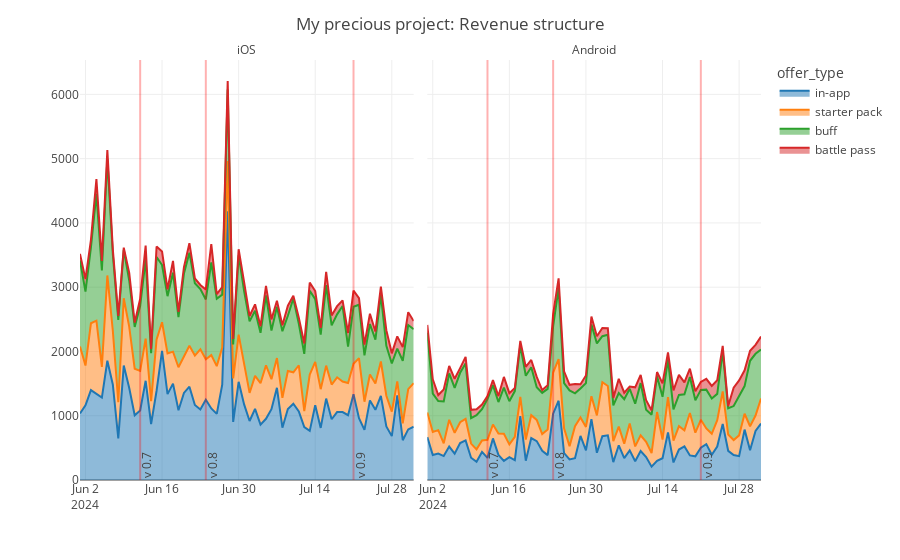

Write notebook code for a chart like this one.
### Code cell
fig = px.area(
    payments_sample_stat_platform, 
    x='pay_dt', y='offer_revenue', color='offer_type', facet_col='platform',
    # сортируем фасеты и категории в легенде
    category_orders={
        'platform': ['iOS', 'Android'],
        'offer_type': ['in-app', 'starter pack', 'buff', 'battle pass'],         
    },    
    # https://plotly.com/python/hover-text-and-formatting/
    hover_name='offer_type',
    hover_data={
        # https://github.com/d3/d3-3.x-api-reference/blob/master/Formatting.md
        'offer_type': False,
        'offer_revenue': ':.0f',
        'total_revenue': ':.0f',
        'revenue_share': ':.1%'
    }
)

# приводим заголовки фасет в приличный вид
fig.for_each_annotation(lambda a: a.update(text=a.text.split("=")[1]))     

# если надо, чтобы для каждой фасеты была своя ось y
# fig.update_yaxes(matches=None)

# убираем названия оси OX для всех фасет
for axis in fig.layout:
    if type(fig.layout[axis]) == go.layout.XAxis:
        fig.layout[axis].title.text = ''    

# вертикальные линии и подписи
for i in versions_dict.keys():
    fig.add_vline(i, line_width=2, line_color='red', opacity=0.3)
    fig.add_annotation(x=i, xref='x', y=0, yanchor='bottom', text=versions_dict[i], showarrow=False, textangle=-90, xshift=6)
    fig.add_annotation(x=i, xref='x2', y=0, yanchor='bottom', text=versions_dict[i], showarrow=False, textangle=-90, xshift=6)
        
fig.update_layout(
    title=f'My precious project: Revenue structure',
    yaxis=dict(title=''),
    height=500
)

### Figure 1 — Plotly figure (JSON) as saved in the notebook; plotly's stock layout.template omitted (floating-point values rounded to 4 significant figures; data arrays with more than 128 entries replaced by an {"elided": "..."} marker saying what was removed)
{"data": [{"customdata": {"elided": "62x3 mixed values"}, "hovertemplate": "<b>%{hovertext}</b><br><br>platform=iOS<br>pay_dt=%{x}<br>offer_revenue=%{y:.0f}<br>total_revenue=%{customdata[1]:.0f}<br>revenue_share=%{customdata[2]:.1%}<extra></extra>", "hovertext": ["in-app", "in-app", "in-app", "in-app", "in-app", "in-app", "in-app", "in-app", "in-app", "in-app", "in-app", "in-app", "in-app", "in-app", "in-app", "in-app", "in-app", "in-app", "in-app", "in-app", "in-app", "in-app", "in-app", "in-app", "in-app", "in-app", "in-app", "in-app", "in-app", "in-app", "in-app", "in-app", "in-app", "in-app", "in-app", "in-app", "in-app", "in-app", "in-app", "in-app", "in-app", "in-app", "in-app", "in-app", "in-app", "in-app", "in-app", "in-app", "in-app", "in-app", "in-app", "in-app", "in-app", "in-app", "in-app", "in-app", "in-app", "in-app", "in-app", "in-app", "in-app", "in-app"], "legendgroup": "in-app", "line": {"color": "#1F77B4"}, "marker": {"symbol": "circle"}, "mode": "lines", "name": "in-app", "orientation": "v", "showlegend": true, "stackgroup": "1", "type": "scatter", "x": ["2024-06-01T00:00:00", "2024-06-02T00:00:00", "2024-06-03T00:00:00", "2024-06-04T00:00:00", "2024-06-05T00:00:00", "2024-06-06T00:00:00", "2024-06-07T00:00:00", "2024-06-08T00:00:00", "2024-06-09T00:00:00", "2024-06-10T00:00:00", "2024-06-11T00:00:00", "2024-06-12T00:00:00", "2024-06-13T00:00:00", "2024-06-14T00:00:00", "2024-06-15T00:00:00", "2024-06-16T00:00:00", "2024-06-17T00:00:00", "2024-06-18T00:00:00", "2024-06-19T00:00:00", "2024-06-20T00:00:00", "2024-06-21T00:00:00", "2024-06-22T00:00:00", "2024-06-23T00:00:00", "2024-06-24T00:00:00", "2024-06-25T00:00:00", "2024-06-26T00:00:00", "2024-06-27T00:00:00", "2024-06-28T00:00:00", "2024-06-29T00:00:00", "2024-06-30T00:00:00", "2024-07-01T00:00:00", "2024-07-02T00:00:00", "2024-07-03T00:00:00", "2024-07-04T00:00:00", "2024-07-05T00:00:00", "2024-07-06T00:00:00", "2024-07-07T00:00:00", "2024-07-08T00:00:00", "2024-07-09T00:00:00", "2024-07-10T00:00:00", "2024-07-11T00:00:00", "2024-07-12T00:00:00", "2024-07-13T00:00:00", "2024-07-14T00:00:00", "2024-07-15T00:00:00", "2024-07-16T00:00:00", "2024-07-17T00:00:00", "2024-07-18T00:00:00", "2024-07-19T00:00:00", "2024-07-20T00:00:00", "2024-07-21T00:00:00", "2024-07-22T00:00:00", "2024-07-23T00:00:00", "2024-07-24T00:00:00", "2024-07-25T00:00:00", "2024-07-26T00:00:00", "2024-07-27T00:00:00", "2024-07-28T00:00:00", "2024-07-29T00:00:00", "2024-07-30T00:00:00", "2024-07-31T00:00:00", "2024-08-01T00:00:00"], "xaxis": "x", "y": [1035.0, 1161.0, 1399.0, 1345.0, 1283.0, 1855.0, 1488.0, 648.1, 1781.0, 1431.0, 1007.0, 1081.0, 1544.0, 871.3, 1389.0, 2009.0, 1336.0, 1499.0, 1085.0, 1355.0, 1452.0, 1167.0, 1098.0, 1249.0, 1114.0, 1029.0, 1482.0, 4181.0, 903.6, 1528.0, 1177.0, 917.5, 1107.0, 862.5, 952.4, 1102.0, 1434.0, 813.4, 1105.0, 1188.0, 1067.0, 824.6, 764.4, 1162.0, 810.2, 1267.0, 945.1, 1057.0, 1058.0, 1009.0, 1333.0, 960.7, 780.0, 1238.0, 1091.0, 1308.0, 834.1, 682.6, 1317.0, 619.6, 787.0, 828.9], "yaxis": "y"}, {"customdata": {"elided": "62x3 mixed values"}, "hovertemplate": "<b>%{hovertext}</b><br><br>platform=Android<br>pay_dt=%{x}<br>offer_revenue=%{y:.0f}<br>total_revenue=%{customdata[1]:.0f}<br>revenue_share=%{customdata[2]:.1%}<extra></extra>", "hovertext": ["in-app", "in-app", "in-app", "in-app", "in-app", "in-app", "in-app", "in-app", "in-app", "in-app", "in-app", "in-app", "in-app", "in-app", "in-app", "in-app", "in-app", "in-app", "in-app", "in-app", "in-app", "in-app", "in-app", "in-app", "in-app", "in-app", "in-app", "in-app", "in-app", "in-app", "in-app", "in-app", "in-app", "in-app", "in-app", "in-app", "in-app", "in-app", "in-app", "in-app", "in-app", "in-app", "in-app", "in-app", "in-app", "in-app", "in-app", "in-app", "in-app", "in-app", "in-app", "in-app", "in-app", "in-app", "in-app", "in-app", "in-app", "in-app", "in-app", "in-app", "in-app", "in-app"], "legendgroup": "in-app", "line": {"color": "#1F77B4"}, "marker": {"symbol": "circle"}, "mode": "lines", "name": "in-app", "orientation": "v", "showlegend": false, "stackgroup": "1", "type": "scatter", "x": ["2024-06-01T00:00:00", "2024-06-02T00:00:00", "2024-06-03T00:00:00", "2024-06-04T00:00:00", "2024-06-05T00:00:00", "2024-06-06T00:00:00", "2024-06-07T00:00:00", "2024-06-08T00:00:00", "2024-06-09T00:00:00", "2024-06-10T00:00:00", "2024-06-11T00:00:00", "2024-06-12T00:00:00", "2024-06-13T00:00:00", "2024-06-14T00:00:00", "2024-06-15T00:00:00", "2024-06-16T00:00:00", "2024-06-17T00:00:00", "2024-06-18T00:00:00", "2024-06-19T00:00:00", "2024-06-20T00:00:00", "2024-06-21T00:00:00", "2024-06-22T00:00:00", "2024-06-23T00:00:00", "2024-06-24T00:00:00", "2024-06-25T00:00:00", "2024-06-26T00:00:00", "2024-06-27T00:00:00", "2024-06-28T00:00:00", "2024-06-29T00:00:00", "2024-06-30T00:00:00", "2024-07-01T00:00:00", "2024-07-02T00:00:00", "2024-07-03T00:00:00", "2024-07-04T00:00:00", "2024-07-05T00:00:00", "2024-07-06T00:00:00", "2024-07-07T00:00:00", "2024-07-08T00:00:00", "2024-07-09T00:00:00", "2024-07-10T00:00:00", "2024-07-11T00:00:00", "2024-07-12T00:00:00", "2024-07-13T00:00:00", "2024-07-14T00:00:00", "2024-07-15T00:00:00", "2024-07-16T00:00:00", "2024-07-17T00:00:00", "2024-07-18T00:00:00", "2024-07-19T00:00:00", "2024-07-20T00:00:00", "2024-07-21T00:00:00", "2024-07-22T00:00:00", "2024-07-23T00:00:00", "2024-07-24T00:00:00", "2024-07-25T00:00:00", "2024-07-26T00:00:00", "2024-07-27T00:00:00", "2024-07-28T00:00:00", "2024-07-29T00:00:00", "2024-07-30T00:00:00", "2024-07-31T00:00:00", "2024-08-01T00:00:00"], "xaxis": "x2", "y": [668.0, 389.1, 412.1, 372.4, 519.5, 410.6, 573.8, 616.3, 347.1, 284.1, 437.4, 343.7, 646.7, 390.3, 297.8, 355.5, 309.5, 994.1, 301.2, 652.1, 604.8, 453.6, 387.3, 1031.0, 1233.0, 417.1, 319.1, 339.4, 685.9, 462.5, 947.8, 424.0, 681.4, 695.4, 278.4, 540.2, 340.4, 461.5, 292.2, 450.2, 358.2, 207.1, 297.6, 338.7, 740.8, 272.6, 474.4, 522.5, 382.7, 368.7, 501.7, 557.9, 392.1, 520.4, 870.9, 454.1, 388.0, 370.7, 783.6, 461.7, 763.1, 878.4], "yaxis": "y2"}, {"customdata": {"elided": "62x3 mixed values"}, "hovertemplate": "<b>%{hovertext}</b><br><br>platform=iOS<br>pay_dt=%{x}<br>offer_revenue=%{y:.0f}<br>total_revenue=%{customdata[1]:.0f}<br>revenue_share=%{customdata[2]:.1%}<extra></extra>", "hovertext": ["starter pack", "starter pack", "starter pack", "starter pack", "starter pack", "starter pack", "starter pack", "starter pack", "starter pack", "starter pack", "starter pack", "starter pack", "starter pack", "starter pack", "starter pack", "starter pack", "starter pack", "starter pack", "starter pack", "starter pack", "starter pack", "starter pack", "starter pack", "starter pack", "starter pack", "starter pack", "starter pack", "starter pack", "starter pack", "starter pack", "starter pack", "starter pack", "starter pack", "starter pack", "starter pack", "starter pack", "starter pack", "starter pack", "starter pack", "starter pack", "starter pack", "starter pack", "starter pack", "starter pack", "starter pack", "starter pack", "starter pack", "starter pack", "starter pack", "starter pack", "starter pack", "starter pack", "starter pack", "starter pack", "starter pack", "starter pack", "starter pack", "starter pack", "starter pack", "starter pack", "starter pack", "starter pack"], "legendgroup": "starter pack", "line": {"color": "#FF7F0E"}, "marker": {"symbol": "circle"}, "mode": "lines", "name": "starter pack", "orientation": "v", "showlegend": true, "stackgroup": "1", "type": "scatter", "x": ["2024-06-01T00:00:00", "2024-06-02T00:00:00", "2024-06-03T00:00:00", "2024-06-04T00:00:00", "2024-06-05T00:00:00", "2024-06-06T00:00:00", "2024-06-07T00:00:00", "2024-06-08T00:00:00", "2024-06-09T00:00:00", "2024-06-10T00:00:00", "2024-06-11T00:00:00", "2024-06-12T00:00:00", "2024-06-13T00:00:00", "2024-06-14T00:00:00", "2024-06-15T00:00:00", "2024-06-16T00:00:00", "2024-06-17T00:00:00", "2024-06-18T00:00:00", "2024-06-19T00:00:00", "2024-06-20T00:00:00", "2024-06-21T00:00:00", "2024-06-22T00:00:00", "2024-06-23T00:00:00", "2024-06-24T00:00:00", "2024-06-25T00:00:00", "2024-06-26T00:00:00", "2024-06-27T00:00:00", "2024-06-28T00:00:00", "2024-06-29T00:00:00", "2024-06-30T00:00:00", "2024-07-01T00:00:00", "2024-07-02T00:00:00", "2024-07-03T00:00:00", "2024-07-04T00:00:00", "2024-07-05T00:00:00", "2024-07-06T00:00:00", "2024-07-07T00:00:00", "2024-07-08T00:00:00", "2024-07-09T00:00:00", "2024-07-10T00:00:00", "2024-07-11T00:00:00", "2024-07-12T00:00:00", "2024-07-13T00:00:00", "2024-07-14T00:00:00", "2024-07-15T00:00:00", "2024-07-16T00:00:00", "2024-07-17T00:00:00", "2024-07-18T00:00:00", "2024-07-19T00:00:00", "2024-07-20T00:00:00", "2024-07-21T00:00:00", "2024-07-22T00:00:00", "2024-07-23T00:00:00", "2024-07-24T00:00:00", "2024-07-25T00:00:00", "2024-07-26T00:00:00", "2024-07-27T00:00:00", "2024-07-28T00:00:00", "2024-07-29T00:00:00", "2024-07-30T00:00:00", "2024-07-31T00:00:00", "2024-08-01T00:00:00"], "xaxis": "x", "y": [1042.0, 620.1, 1039.0, 1134.0, 476.3, 1327.0, 834.6, 561.4, 1046.0, 951.8, 725.4, 616.3, 655.8, 355.8, 797.4, 444.6, 632.6, 497.7, 668.8, 571.5, 637.9, 769.2, 936.1, 629.8, 829.5, 742.6, 580.6, 780.6, 675.7, 733.7, 618.2, 437.2, 513.3, 643.6, 831.6, 465.4, 463.9, 465.8, 590.2, 488.2, 717.7, 248.7, 877.2, 676.3, 603.1, 512.9, 540.1, 541.3, 475.0, 499.9, 475.6, 935.9, 437.8, 404.3, 409.8, 535.7, 476.2, 381.8, 216.2, 263.4, 626.5, 678.7], "yaxis": "y"}, {"customdata": {"elided": "62x3 mixed values"}, "hovertemplate": "<b>%{hovertext}</b><br><br>platform=Android<br>pay_dt=%{x}<br>offer_revenue=%{y:.0f}<br>total_revenue=%{customdata[1]:.0f}<br>revenue_share=%{customdata[2]:.1%}<extra></extra>", "hovertext": ["starter pack", "starter pack", "starter pack", "starter pack", "starter pack", "starter pack", "starter pack", "starter pack", "starter pack", "starter pack", "starter pack", "starter pack", "starter pack", "starter pack", "starter pack", "starter pack", "starter pack", "starter pack", "starter pack", "starter pack", "starter pack", "starter pack", "starter pack", "starter pack", "starter pack", "starter pack", "starter pack", "starter pack", "starter pack", "starter pack", "starter pack", "starter pack", "starter pack", "starter pack", "starter pack", "starter pack", "starter pack", "starter pack", "starter pack", "starter pack", "starter pack", "starter pack", "starter pack", "starter pack", "starter pack", "starter pack", "starter pack", "starter pack", "starter pack", "starter pack", "starter pack", "starter pack", "starter pack", "starter pack", "starter pack", "starter pack", "starter pack", "starter pack", "starter pack", "starter pack", "starter pack", "starter pack"], "legendgroup": "starter pack", "line": {"color": "#FF7F0E"}, "marker": {"symbol": "circle"}, "mode": "lines", "name": "starter pack", "orientation": "v", "showlegend": false, "stackgroup": "1", "type": "scatter", "x": ["2024-06-01T00:00:00", "2024-06-02T00:00:00", "2024-06-03T00:00:00", "2024-06-04T00:00:00", "2024-06-05T00:00:00", "2024-06-06T00:00:00", "2024-06-07T00:00:00", "2024-06-08T00:00:00", "2024-06-09T00:00:00", "2024-06-10T00:00:00", "2024-06-11T00:00:00", "2024-06-12T00:00:00", "2024-06-13T00:00:00", "2024-06-14T00:00:00", "2024-06-15T00:00:00", "2024-06-16T00:00:00", "2024-06-17T00:00:00", "2024-06-18T00:00:00", "2024-06-19T00:00:00", "2024-06-20T00:00:00", "2024-06-21T00:00:00", "2024-06-22T00:00:00", "2024-06-23T00:00:00", "2024-06-24T00:00:00", "2024-06-25T00:00:00", "2024-06-26T00:00:00", "2024-06-27T00:00:00", "2024-06-28T00:00:00", "2024-06-29T00:00:00", "2024-06-30T00:00:00", "2024-07-01T00:00:00", "2024-07-02T00:00:00", "2024-07-03T00:00:00", "2024-07-04T00:00:00", "2024-07-05T00:00:00", "2024-07-06T00:00:00", "2024-07-07T00:00:00", "2024-07-08T00:00:00", "2024-07-09T00:00:00", "2024-07-10T00:00:00", "2024-07-11T00:00:00", "2024-07-12T00:00:00", "2024-07-13T00:00:00", "2024-07-14T00:00:00", "2024-07-15T00:00:00", "2024-07-16T00:00:00", "2024-07-17T00:00:00", "2024-07-18T00:00:00", "2024-07-19T00:00:00", "2024-07-20T00:00:00", "2024-07-21T00:00:00", "2024-07-22T00:00:00", "2024-07-23T00:00:00", "2024-07-24T00:00:00", "2024-07-25T00:00:00", "2024-07-26T00:00:00", "2024-07-27T00:00:00", "2024-07-28T00:00:00", "2024-07-29T00:00:00", "2024-07-30T00:00:00", "2024-07-31T00:00:00", "2024-08-01T00:00:00"], "xaxis": "x2", "y": [383.6, 359.3, 363.2, 198.0, 417.4, 323.4, 324.6, 334.2, 219.8, 193.0, 178.5, 281.7, 217.0, 332.5, 423.2, 199.3, 363.3, 300.9, 327.6, 357.0, 330.4, 260.9, 397.5, 641.1, 646.8, 386.4, 206.4, 498.5, 287.2, 363.1, 356.8, 581.5, 839.2, 767.2, 326.9, 289.5, 225.6, 418.1, 230.4, 245.6, 234.2, 212.9, 759.7, 291.3, 548.7, 341.2, 362.8, 250.0, 659.0, 367.0, 435.0, 244.4, 326.6, 410.7, 508.1, 253.2, 233.7, 323.8, 247.0, 374.3, 239.9, 389.5], "yaxis": "y2"}, {"customdata": {"elided": "62x3 mixed values"}, "hovertemplate": "<b>%{hovertext}</b><br><br>platform=iOS<br>pay_dt=%{x}<br>offer_revenue=%{y:.0f}<br>total_revenue=%{customdata[1]:.0f}<br>revenue_share=%{customdata[2]:.1%}<extra></extra>", "hovertext": ["buff", "buff", "buff", "buff", "buff", "buff", "buff", "buff", "buff", "buff", "buff", "buff", "buff", "buff", "buff", "buff", "buff", "buff", "buff", "buff", "buff", "buff", "buff", "buff", "buff", "buff", "buff", "buff", "buff", "buff", "buff", "buff", "buff", "buff", "buff", "buff", "buff", "buff", "buff", "buff", "buff", "buff", "buff", "buff", "buff", "buff", "buff", "buff", "buff", "buff", "buff", "buff", "buff", "buff", "buff", "buff", "buff", "buff", "buff", "buff", "buff", "buff"], "legendgroup": "buff", "line": {"color": "#2CA02C"}, "marker": {"symbol": "circle"}, "mode": "lines", "name": "buff", "orientation": "v", "showlegend": true, "stackgroup": "1", "type": "scatter", "x": ["2024-06-01T00:00:00", "2024-06-02T00:00:00", "2024-06-03T00:00:00", "2024-06-04T00:00:00", "2024-06-05T00:00:00", "2024-06-06T00:00:00", "2024-06-07T00:00:00", "2024-06-08T00:00:00", "2024-06-09T00:00:00", "2024-06-10T00:00:00", "2024-06-11T00:00:00", "2024-06-12T00:00:00", "2024-06-13T00:00:00", "2024-06-14T00:00:00", "2024-06-15T00:00:00", "2024-06-16T00:00:00", "2024-06-17T00:00:00", "2024-06-18T00:00:00", "2024-06-19T00:00:00", "2024-06-20T00:00:00", "2024-06-21T00:00:00", "2024-06-22T00:00:00", "2024-06-23T00:00:00", "2024-06-24T00:00:00", "2024-06-25T00:00:00", "2024-06-26T00:00:00", "2024-06-27T00:00:00", "2024-06-28T00:00:00", "2024-06-29T00:00:00", "2024-06-30T00:00:00", "2024-07-01T00:00:00", "2024-07-02T00:00:00", "2024-07-03T00:00:00", "2024-07-04T00:00:00", "2024-07-05T00:00:00", "2024-07-06T00:00:00", "2024-07-07T00:00:00", "2024-07-08T00:00:00", "2024-07-09T00:00:00", "2024-07-10T00:00:00", "2024-07-11T00:00:00", "2024-07-12T00:00:00", "2024-07-13T00:00:00", "2024-07-14T00:00:00", "2024-07-15T00:00:00", "2024-07-16T00:00:00", "2024-07-17T00:00:00", "2024-07-18T00:00:00", "2024-07-19T00:00:00", "2024-07-20T00:00:00", "2024-07-21T00:00:00", "2024-07-22T00:00:00", "2024-07-23T00:00:00", "2024-07-24T00:00:00", "2024-07-25T00:00:00", "2024-07-26T00:00:00", "2024-07-27T00:00:00", "2024-07-28T00:00:00", "2024-07-29T00:00:00", "2024-07-30T00:00:00", "2024-07-31T00:00:00", "2024-08-01T00:00:00"], "xaxis": "x", "y": [1339.0, 1151.0, 1181.0, 1973.0, 1502.0, 1813.0, 1190.0, 1282.0, 755.3, 721.0, 650.2, 1014.0, 1231.0, 744.0, 1283.0, 890.9, 891.4, 1229.0, 778.9, 1286.0, 1447.0, 1126.0, 937.8, 930.5, 1444.0, 1047.0, 821.0, 1114.0, 530.5, 1236.0, 1146.0, 1114.0, 1012.0, 784.5, 1090.0, 756.2, 798.0, 1037.0, 860.3, 1147.0, 646.6, 890.3, 1304.0, 975.3, 848.7, 1253.0, 920.2, 979.7, 1175.0, 565.4, 887.2, 830.8, 720.2, 785.0, 682.6, 1034.0, 777.5, 748.9, 510.1, 972.0, 997.6, 839.2], "yaxis": "y"}, {"customdata": {"elided": "62x3 mixed values"}, "hovertemplate": "<b>%{hovertext}</b><br><br>platform=Android<br>pay_dt=%{x}<br>offer_revenue=%{y:.0f}<br>total_revenue=%{customdata[1]:.0f}<br>revenue_share=%{customdata[2]:.1%}<extra></extra>", "hovertext": ["buff", "buff", "buff", "buff", "buff", "buff", "buff", "buff", "buff", "buff", "buff", "buff", "buff", "buff", "buff", "buff", "buff", "buff", "buff", "buff", "buff", "buff", "buff", "buff", "buff", "buff", "buff", "buff", "buff", "buff", "buff", "buff", "buff", "buff", "buff", "buff", "buff", "buff", "buff", "buff", "buff", "buff", "buff", "buff", "buff", "buff", "buff", "buff", "buff", "buff", "buff", "buff", "buff", "buff", "buff", "buff", "buff", "buff", "buff", "buff", "buff", "buff"], "legendgroup": "buff", "line": {"color": "#2CA02C"}, "marker": {"symbol": "circle"}, "mode": "lines", "name": "buff", "orientation": "v", "showlegend": false, "stackgroup": "1", "type": "scatter", "x": ["2024-06-01T00:00:00", "2024-06-02T00:00:00", "2024-06-03T00:00:00", "2024-06-04T00:00:00", "2024-06-05T00:00:00", "2024-06-06T00:00:00", "2024-06-07T00:00:00", "2024-06-08T00:00:00", "2024-06-09T00:00:00", "2024-06-10T00:00:00", "2024-06-11T00:00:00", "2024-06-12T00:00:00", "2024-06-13T00:00:00", "2024-06-14T00:00:00", "2024-06-15T00:00:00", "2024-06-16T00:00:00", "2024-06-17T00:00:00", "2024-06-18T00:00:00", "2024-06-19T00:00:00", "2024-06-20T00:00:00", "2024-06-21T00:00:00", "2024-06-22T00:00:00", "2024-06-23T00:00:00", "2024-06-24T00:00:00", "2024-06-25T00:00:00", "2024-06-26T00:00:00", "2024-06-27T00:00:00", "2024-06-28T00:00:00", "2024-06-29T00:00:00", "2024-06-30T00:00:00", "2024-07-01T00:00:00", "2024-07-02T00:00:00", "2024-07-03T00:00:00", "2024-07-04T00:00:00", "2024-07-05T00:00:00", "2024-07-06T00:00:00", "2024-07-07T00:00:00", "2024-07-08T00:00:00", "2024-07-09T00:00:00", "2024-07-10T00:00:00", "2024-07-11T00:00:00", "2024-07-12T00:00:00", "2024-07-13T00:00:00", "2024-07-14T00:00:00", "2024-07-15T00:00:00", "2024-07-16T00:00:00", "2024-07-17T00:00:00", "2024-07-18T00:00:00", "2024-07-19T00:00:00", "2024-07-20T00:00:00", "2024-07-21T00:00:00", "2024-07-22T00:00:00", "2024-07-23T00:00:00", "2024-07-24T00:00:00", "2024-07-25T00:00:00", "2024-07-26T00:00:00", "2024-07-27T00:00:00", "2024-07-28T00:00:00", "2024-07-29T00:00:00", "2024-07-30T00:00:00", "2024-07-31T00:00:00", "2024-08-01T00:00:00"], "xaxis": "x2", "y": [1241.0, 595.7, 454.0, 650.8, 722.1, 699.6, 769.5, 863.3, 396.4, 530.3, 486.8, 634.6, 611.7, 490.3, 717.7, 670.5, 710.4, 801.9, 993.4, 745.7, 508.1, 640.5, 633.2, 720.8, 1104.0, 703.1, 867.5, 510.2, 451.7, 681.2, 1116.0, 1120.0, 716.4, 797.4, 555.9, 523.6, 691.3, 540.1, 665.4, 811.5, 501.5, 596.0, 554.9, 663.9, 585.0, 485.8, 486.5, 560.2, 560.1, 505.0, 465.4, 603.7, 550.8, 409.2, 619.4, 408.8, 528.6, 608.0, 430.4, 1019.0, 961.1, 761.4], "yaxis": "y2"}, {"customdata": {"elided": "62x3 mixed values"}, "hovertemplate": "<b>%{hovertext}</b><br><br>platform=iOS<br>pay_dt=%{x}<br>offer_revenue=%{y:.0f}<br>total_revenue=%{customdata[1]:.0f}<br>revenue_share=%{customdata[2]:.1%}<extra></extra>", "hovertext": ["battle pass", "battle pass", "battle pass", "battle pass", "battle pass", "battle pass", "battle pass", "battle pass", "battle pass", "battle pass", "battle pass", "battle pass", "battle pass", "battle pass", "battle pass", "battle pass", "battle pass", "battle pass", "battle pass", "battle pass", "battle pass", "battle pass", "battle pass", "battle pass", "battle pass", "battle pass", "battle pass", "battle pass", "battle pass", "battle pass", "battle pass", "battle pass", "battle pass", "battle pass", "battle pass", "battle pass", "battle pass", "battle pass", "battle pass", "battle pass", "battle pass", "battle pass", "battle pass", "battle pass", "battle pass", "battle pass", "battle pass", "battle pass", "battle pass", "battle pass", "battle pass", "battle pass", "battle pass", "battle pass", "battle pass", "battle pass", "battle pass", "battle pass", "battle pass", "battle pass", "battle pass", "battle pass"], "legendgroup": "battle pass", "line": {"color": "#D62728"}, "marker": {"symbol": "circle"}, "mode": "lines", "name": "battle pass", "orientation": "v", "showlegend": true, "stackgroup": "1", "type": "scatter", "x": ["2024-06-01T00:00:00", "2024-06-02T00:00:00", "2024-06-03T00:00:00", "2024-06-04T00:00:00", "2024-06-05T00:00:00", "2024-06-06T00:00:00", "2024-06-07T00:00:00", "2024-06-08T00:00:00", "2024-06-09T00:00:00", "2024-06-10T00:00:00", "2024-06-11T00:00:00", "2024-06-12T00:00:00", "2024-06-13T00:00:00", "2024-06-14T00:00:00", "2024-06-15T00:00:00", "2024-06-16T00:00:00", "2024-06-17T00:00:00", "2024-06-18T00:00:00", "2024-06-19T00:00:00", "2024-06-20T00:00:00", "2024-06-21T00:00:00", "2024-06-22T00:00:00", "2024-06-23T00:00:00", "2024-06-24T00:00:00", "2024-06-25T00:00:00", "2024-06-26T00:00:00", "2024-06-27T00:00:00", "2024-06-28T00:00:00", "2024-06-29T00:00:00", "2024-06-30T00:00:00", "2024-07-01T00:00:00", "2024-07-02T00:00:00", "2024-07-03T00:00:00", "2024-07-04T00:00:00", "2024-07-05T00:00:00", "2024-07-06T00:00:00", "2024-07-07T00:00:00", "2024-07-08T00:00:00", "2024-07-09T00:00:00", "2024-07-10T00:00:00", "2024-07-11T00:00:00", "2024-07-12T00:00:00", "2024-07-13T00:00:00", "2024-07-14T00:00:00", "2024-07-15T00:00:00", "2024-07-16T00:00:00", "2024-07-17T00:00:00", "2024-07-18T00:00:00", "2024-07-19T00:00:00", "2024-07-20T00:00:00", "2024-07-21T00:00:00", "2024-07-22T00:00:00", "2024-07-23T00:00:00", "2024-07-24T00:00:00", "2024-07-25T00:00:00", "2024-07-26T00:00:00", "2024-07-27T00:00:00", "2024-07-28T00:00:00", "2024-07-29T00:00:00", "2024-07-30T00:00:00", "2024-07-31T00:00:00", "2024-08-01T00:00:00"], "xaxis": "x", "y": [102.7, 194.1, 117.5, 229.3, 148.1, 137.7, 76.45, 63.14, 32.85, 118.8, 66.08, 107.9, 215.5, 64.46, 163.2, 211.0, 107.9, 183.7, 83.79, 100.3, 147.0, 73.32, 62.24, 154.8, 283.6, 73.24, 115.8, 133.5, 84.56, 92.4, 137.9, 83.41, 100.8, 102.4, 148.0, 175.1, 94.22, 92.52, 156.7, 44.64, 94.2, 161.2, 125.5, 126.9, 105.9, 205.7, 154.9, 127.3, 85.07, 213.1, 251.7, 103.0, 168.9, 159.0, 126.4, 129.6, 242.6, 157.6, 190.5, 212.1, 200.2, 126.4], "yaxis": "y"}, {"customdata": {"elided": "62x3 mixed values"}, "hovertemplate": "<b>%{hovertext}</b><br><br>platform=Android<br>pay_dt=%{x}<br>offer_revenue=%{y:.0f}<br>total_revenue=%{customdata[1]:.0f}<br>revenue_share=%{customdata[2]:.1%}<extra></extra>", "hovertext": ["battle pass", "battle pass", "battle pass", "battle pass", "battle pass", "battle pass", "battle pass", "battle pass", "battle pass", "battle pass", "battle pass", "battle pass", "battle pass", "battle pass", "battle pass", "battle pass", "battle pass", "battle pass", "battle pass", "battle pass", "battle pass", "battle pass", "battle pass", "battle pass", "battle pass", "battle pass", "battle pass", "battle pass", "battle pass", "battle pass", "battle pass", "battle pass", "battle pass", "battle pass", "battle pass", "battle pass", "battle pass", "battle pass", "battle pass", "battle pass", "battle pass", "battle pass", "battle pass", "battle pass", "battle pass", "battle pass", "battle pass", "battle pass", "battle pass", "battle pass", "battle pass", "battle pass", "battle pass", "battle pass", "battle pass", "battle pass", "battle pass", "battle pass", "battle pass", "battle pass", "battle pass", "battle pass"], "legendgroup": "battle pass", "line": {"color": "#D62728"}, "marker": {"symbol": "circle"}, "mode": "lines", "name": "battle pass", "orientation": "v", "showlegend": false, "stackgroup": "1", "type": "scatter", "x": ["2024-06-01T00:00:00", "2024-06-02T00:00:00", "2024-06-03T00:00:00", "2024-06-04T00:00:00", "2024-06-05T00:00:00", "2024-06-06T00:00:00", "2024-06-07T00:00:00", "2024-06-08T00:00:00", "2024-06-09T00:00:00", "2024-06-10T00:00:00", "2024-06-11T00:00:00", "2024-06-12T00:00:00", "2024-06-13T00:00:00", "2024-06-14T00:00:00", "2024-06-15T00:00:00", "2024-06-16T00:00:00", "2024-06-17T00:00:00", "2024-06-18T00:00:00", "2024-06-19T00:00:00", "2024-06-20T00:00:00", "2024-06-21T00:00:00", "2024-06-22T00:00:00", "2024-06-23T00:00:00", "2024-06-24T00:00:00", "2024-06-25T00:00:00", "2024-06-26T00:00:00", "2024-06-27T00:00:00", "2024-06-28T00:00:00", "2024-06-29T00:00:00", "2024-06-30T00:00:00", "2024-07-01T00:00:00", "2024-07-02T00:00:00", "2024-07-03T00:00:00", "2024-07-04T00:00:00", "2024-07-05T00:00:00", "2024-07-06T00:00:00", "2024-07-07T00:00:00", "2024-07-08T00:00:00", "2024-07-09T00:00:00", "2024-07-10T00:00:00", "2024-07-11T00:00:00", "2024-07-12T00:00:00", "2024-07-13T00:00:00", "2024-07-14T00:00:00", "2024-07-15T00:00:00", "2024-07-16T00:00:00", "2024-07-17T00:00:00", "2024-07-18T00:00:00", "2024-07-19T00:00:00", "2024-07-20T00:00:00", "2024-07-21T00:00:00", "2024-07-22T00:00:00", "2024-07-23T00:00:00", "2024-07-24T00:00:00", "2024-07-25T00:00:00", "2024-07-26T00:00:00", "2024-07-27T00:00:00", "2024-07-28T00:00:00", "2024-07-29T00:00:00", "2024-07-30T00:00:00", "2024-07-31T00:00:00", "2024-08-01T00:00:00"], "xaxis": "x2", "y": [120.0, 221.7, 92.31, 188.5, 116.1, 140.7, 73.57, 101.6, 128.2, 91.79, 71.01, 44.49, 78.89, 92.67, 165.0, 126.2, 48.64, 67.37, 138.4, 112.6, 161.1, 44.56, 54.23, 186.2, 153.3, 183.7, 88.36, 146.4, 63.76, 118.7, 121.9, 111.9, 128.6, 101.1, 116.2, 220.5, 100.6, 35.58, 254.5, 127.2, 147.8, 66.97, 67.34, 210.3, 109.5, 295.5, 313.2, 186.8, 129.7, 140.4, 124.8, 168.7, 194.1, 212.4, 88.91, 34.49, 285.5, 247.9, 245.9, 154.7, 138.0, 202.2], "yaxis": "y2"}], "layout": {"annotations": [{"showarrow": false, "text": "iOS", "x": 0.245, "xanchor": "center", "xref": "paper", "y": 1, "yanchor": "bottom", "yref": "paper"}, {"showarrow": false, "text": "Android", "x": 0.755, "xanchor": "center", "xref": "paper", "y": 1, "yanchor": "bottom", "yref": "paper"}, {"showarrow": false, "text": "v 0.7", "textangle": -90, "x": "2024-06-12", "xref": "x", "xshift": 6, "y": 0, "yanchor": "bottom"}, {"showarrow": false, "text": "v 0.7", "textangle": -90, "x": "2024-06-12", "xref": "x2", "xshift": 6, "y": 0, "yanchor": "bottom"}, {"showarrow": false, "text": "v 0.8", "textangle": -90, "x": "2024-06-24", "xref": "x", "xshift": 6, "y": 0, "yanchor": "bottom"}, {"showarrow": false, "text": "v 0.8", "textangle": -90, "x": "2024-06-24", "xref": "x2", "xshift": 6, "y": 0, "yanchor": "bottom"}, {"showarrow": false, "text": "v 0.9", "textangle": -90, "x": "2024-07-21", "xref": "x", "xshift": 6, "y": 0, "yanchor": "bottom"}, {"showarrow": false, "text": "v 0.9", "textangle": -90, "x": "2024-07-21", "xref": "x2", "xshift": 6, "y": 0, "yanchor": "bottom"}], "autosize": true, "legend": {"title": {"text": "offer_type"}, "tracegroupgap": 0}, "margin": {"t": 60}, "shapes": [{"line": {"color": "red", "width": 2}, "opacity": 0.3, "type": "line", "x0": "2024-06-12", "x1": "2024-06-12", "xref": "x", "y0": 0, "y1": 1, "yref": "y domain"}, {"line": {"color": "red", "width": 2}, "opacity": 0.3, "type": "line", "x0": "2024-06-12", "x1": "2024-06-12", "xref": "x2", "y0": 0, "y1": 1, "yref": "y2 domain"}, {"line": {"color": "red", "width": 2}, "opacity": 0.3, "type": "line", "x0": "2024-06-24", "x1": "2024-06-24", "xref": "x", "y0": 0, "y1": 1, "yref": "y domain"}, {"line": {"color": "red", "width": 2}, "opacity": 0.3, "type": "line", "x0": "2024-06-24", "x1": "2024-06-24", "xref": "x2", "y0": 0, "y1": 1, "yref": "y2 domain"}, {"line": {"color": "red", "width": 2}, "opacity": 0.3, "type": "line", "x0": "2024-07-21", "x1": "2024-07-21", "xref": "x", "y0": 0, "y1": 1, "yref": "y domain"}, {"line": {"color": "red", "width": 2}, "opacity": 0.3, "type": "line", "x0": "2024-07-21", "x1": "2024-07-21", "xref": "x2", "y0": 0, "y1": 1, "yref": "y2 domain"}], "title": {"text": "My precious project: Revenue structure"}, "xaxis": {"anchor": "y", "autorange": true, "domain": [0, 0.49], "range": ["2024-06-01", "2024-08-01"], "title": {"text": ""}, "type": "date"}, "xaxis2": {"anchor": "y2", "autorange": true, "domain": [0.51, 1], "matches": "x", "range": ["2024-06-01", "2024-08-01"], "title": {"text": ""}, "type": "date"}, "yaxis": {"anchor": "x", "autorange": true, "domain": [0, 1], "range": [0, 6535.0], "title": {"text": ""}, "type": "linear"}, "yaxis2": {"anchor": "x2", "autorange": true, "domain": [0, 1], "matches": "y", "range": [0, 6535.0], "showticklabels": false, "type": "linear"}}}
